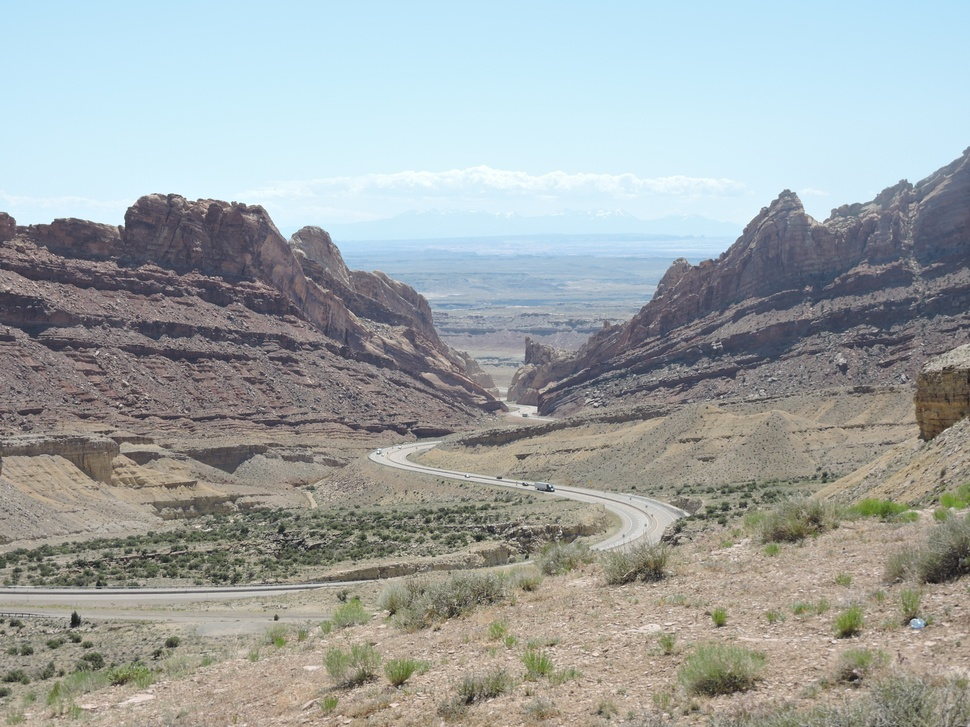
#> input picture photos/DSCN0001.JPG, 970 x 727 px, shrunk from 4608 x 3456 before the run; its folder holds only this picture in this run
$ python cut_photo_in_half.py
#> lines starting #> are read from the running program, lines starting #| are printed output that depends on the picture
from PIL import Image
from os import listdir, makedirs
from os.path import isfile, join, exists
mypath = 'photos'
filenames = [f for f in listdir(mypath) if isfile(join(mypath, f))]

def add_suffix_to_filename(filename, suffix):
    #get two file names (left and right)
    filename_with_suffix = filename.split('.')
    filename_with_suffix.insert(-1, '_' + suffix)
    filename_with_suffix = ''.join(filename_with_suffix[0:-1]) + '.' + filename_with_suffix[-1]
    return filename_with_suffix

for filename in filenames:
    im = Image.open(mypath + '/' + filename)
#> im is the input picture: PIL image 970x727 RGB; mean R, G, B 158.9, 165, 164.9
    full_width, height = im.size
#> full_width = 970; height = 727
    half_width = full_width//2
#> half_width = 485
    im_left = im.crop((0, 0, half_width, height))
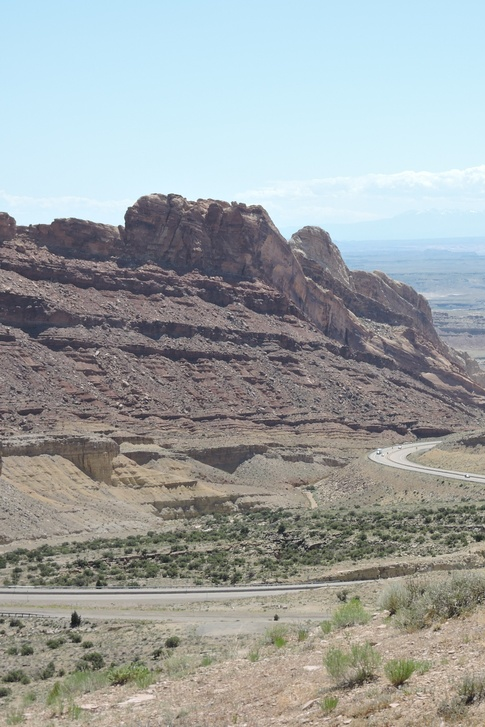
#> im_left: PIL image 485x727 RGB; mean R, G, B 157.1, 162.7, 162.7
    im_right = im.crop((half_width, 0, full_width, height))
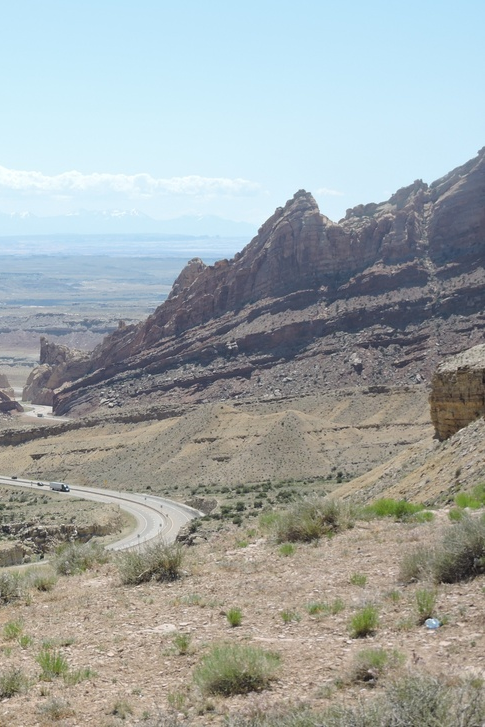
#> im_right: PIL image 485x727 RGB; mean R, G, B 160.6, 167.3, 167

    #get two file names (left and right)
    filename_left = add_suffix_to_filename(filename, 'left')
    filename_right = add_suffix_to_filename(filename, 'right')
    if not exists(mypath + '/output/'):
        makedirs(mypath + '/output/')

    im_left.save(mypath + '/output/' + filename_left)
    im_right.save(mypath + '/output/' + filename_right)
    x = 2
x = 2
